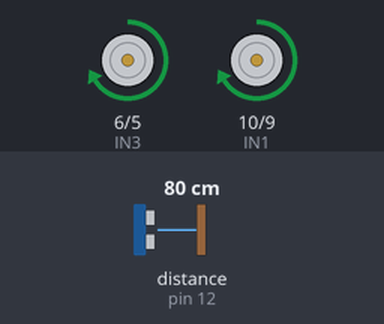
Bench run of a sketch on a simulated Arduino Uno, built with avr-gcc and run on an emulated ATmega328P. On the bench: motor-driver pin pairs drawn as motors (green arrow = first pin HIGH = forward, orange = second pin HIGH = backward, longer = more drive). The inputs (shaded band) are chosen by the test bench; at power-on: distance to the obstacle (sensor on pin 12) 80 cm. The echo pulse lasts 58.3 µs per cm; random numbers use the default seed unless the sketch sets one.

Above: at 4.2 s.
4.3 s: distance to the obstacle (sensor on pin 12) set to 43 cm
5.8 s: distance to the obstacle (sensor on pin 12) set to 37 cm
At 6.6 s:
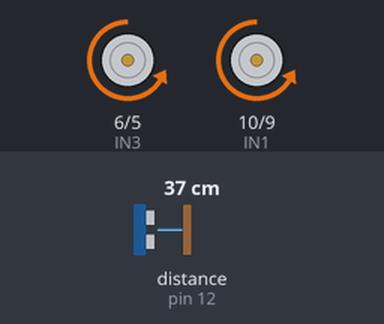
At 10.73 s:
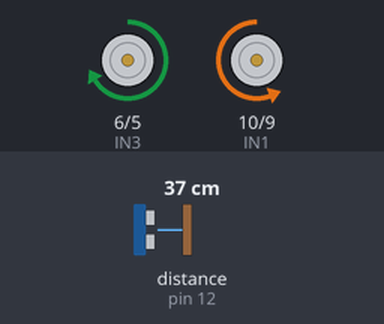
Timing chart, 0 to 13.3 s (numbered marks = the images above; inputs shaded):
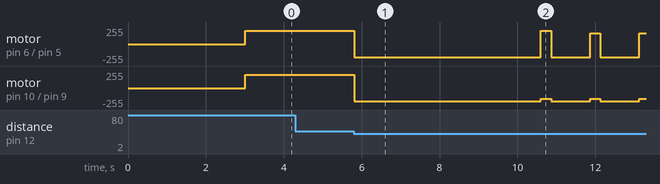

Measured:
- the behaviour switches between 41 and 40 cm on distance to the obstacle (sensor on pin 12) (found by bisection; images 0 and 1)
- after the input at 4.3 s, every drawn part: stays the same

The sketch:

11_robo_utrassonico.ino
```cpp
/*************************************************************/
/* Aula 10 - Robô Ultrassônico                               */
/* Programação do projeto robô ultrassônico.                 */
/* Ao transferir o código abaixo para seu Arduino, o robô    */
/* será capaz de mover para frente e ao se aproximar de      */
/* obstáculo, irá realizar uma manobra para desviá-lo.       */
/* Links para obtenção da biblioteca by Erick Simões         */
/* http://librarymanager/All#minimalist#Ultrasonic           */
/* https://github.com/ErickSimoes/Ultrasonic                 */
/*************************************************************/

#include <Ultrasonic.h>
/* Define os pinos para o sensor ultrassônico.               */
#define pino_Trig 11
#define pino_Echo 12
/* Define a potência dos motores: 0 a 255.                   */
int potencia = 200;

/* Definições dos pinos IN1 a IN4 da ponte H.                */
/* Para controlar a velocidade dos motores, esses pinos      */
/* deverão ser conectados em portas com o recurso PWM.       */
#define IN1 10  // Porta PWM ~10
#define IN2 9   // Porta PWM ~9
#define IN3 6   // Porta PWM ~6
#define IN4 5   // Porta PWM ~5

/* Cria o objeto Sensor que realizará a leitura do sensor.  */
Ultrasonic Sensor(pino_Trig, pino_Echo);
/* Variável que armazenará as medidas.                      */
int distancia;

/* Criando as funções de controle dos motores.              */

/* Move para frente.                                        */
void Frente(int Vel_A, int Vel_B) {
  /* Motor A */
  analogWrite(IN1, Vel_A);
  analogWrite(IN2, 0);
  /* Motor B */
  analogWrite(IN3, Vel_B);
  analogWrite(IN4, 0);
}

/* Move para trás.                                        */
void Re(int Vel_A, int Vel_B) {
  /* Motor A */
  analogWrite(IN1, 0);
  analogWrite(IN2, Vel_A);
  /* Motor B */
  analogWrite(IN3, 0);
  analogWrite(IN4, Vel_B);
}

/* Giro no sentido horário.                               */
void GiroHorario(int vel_A, int vel_B) {
  /* Motor A */
  analogWrite(IN1, vel_A);
  analogWrite(IN2, 0);
  /* Motor B */
  analogWrite(IN3, 0);
  analogWrite(IN4, vel_B);
}

/* Giro no sentido anti-horário.                         */
void GiroAntiHorario(int Vel_A, int Vel_B) {
  /* Motor A */
  analogWrite(IN1, 0);
  analogWrite(IN2, Vel_A);
  /* Motor B */
  analogWrite(IN3, Vel_B);
  analogWrite(IN4, 0);
}

/* Para o chassi.                                       */
void Pare() {
  /* Motor A */
  analogWrite(IN1, 0);
  analogWrite(IN2, 0);
  /* Motor B */
  analogWrite(IN3, 0);
  analogWrite(IN4, 0);
}

/* Função parar manobrar o robô.                       */
void Manobre() {
  if (random(1, 3) == 1) {
    Re(potencia, potencia);
    delay(1000);
    GiroAntiHorario(potencia * 0.8, potencia * 0.8);
  } else {
    GiroHorario(potencia * 0.8, potencia * 0.8);
    Re(potencia, potencia);
    delay(1000);
  }
  delay(250);
}

void setup() {
  /* Inicia com os motores parados.                     */
  Pare();
  /* Aguarda 3 segundos antes de começar os movimentos. */
  delay(3000);
}

void loop() {
  /* Armazena a distância na variável "distancia".       */
  distancia = Sensor.read();
  /* Pequeno delay para receber os dados do sensor.      */
  delay(10);
  /* Se a distância for menor ou igual a 40cm, realize a */
  /* manobra do robô.                                    */
  if (distancia <= 40) {
    /* Chama a função responsável pela manobra.          */
    Manobre();
  }
  /* Senão siga em frente.                               */
  else {
    /* Chama a função mover para frente.                 */
    Frente(potencia, potencia);
  }
}
```
